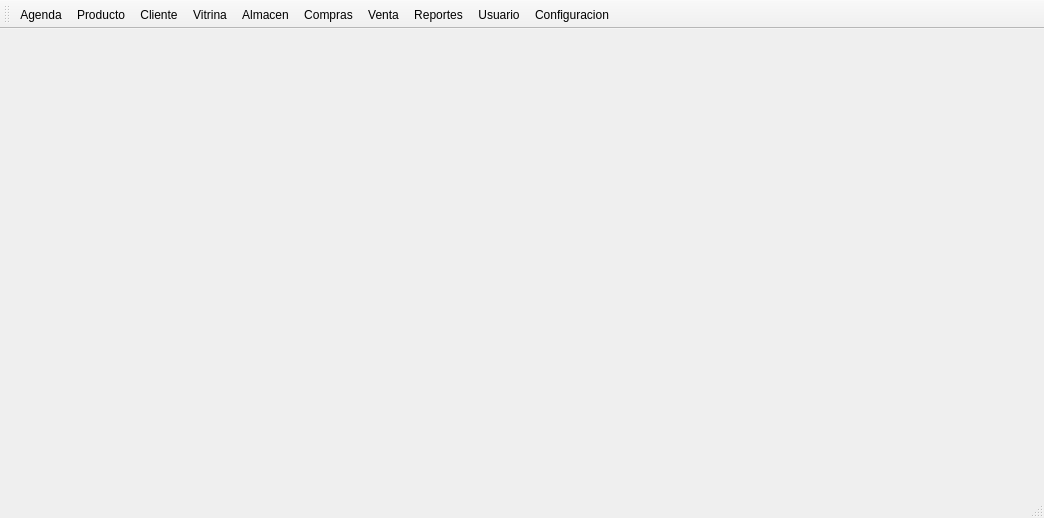
<?xml version="1.0" encoding="UTF-8"?>
<ui version="4.0">
 <class>MainWindow</class>
 <widget class="QMainWindow" name="MainWindow">
  <property name="geometry">
   <rect>
    <x>0</x>
    <y>0</y>
    <width>1044</width>
    <height>518</height>
   </rect>
  </property>
  <property name="mouseTracking">
   <bool>false</bool>
  </property>
  <property name="windowTitle">
   <string>Optical Manager</string>
  </property>
  <property name="windowIcon">
   <iconset resource="Icons/Icons.qrc">
    <normaloff>:/Icons/internet-news-reader.png</normaloff>:/Icons/internet-news-reader.png</iconset>
  </property>
  <widget class="QWidget" name="centralWidget"/>
  <widget class="QMenuBar" name="menuBar">
   <property name="geometry">
    <rect>
     <x>0</x>
     <y>0</y>
     <width>1044</width>
     <height>25</height>
    </rect>
   </property>
  </widget>
  <widget class="QToolBar" name="mainToolBar">
   <property name="iconSize">
    <size>
     <width>40</width>
     <height>40</height>
    </size>
   </property>
   <property name="toolButtonStyle">
    <enum>Qt::ToolButtonTextBesideIcon</enum>
   </property>
   <attribute name="toolBarArea">
    <enum>TopToolBarArea</enum>
   </attribute>
   <attribute name="toolBarBreak">
    <bool>false</bool>
   </attribute>
   <addaction name="actionAgenda"/>
   <addaction name="actionProducto"/>
   <addaction name="actionCliente"/>
   <addaction name="actionVitrina"/>
   <addaction name="actionAlmacen"/>
   <addaction name="actionCompras"/>
   <addaction name="actionVentas"/>
   <addaction name="actionReportes"/>
   <addaction name="actionUsuario"/>
   <addaction name="actionConfiguracion"/>
  </widget>
  <widget class="QStatusBar" name="statusBar"/>
  <action name="actionProducto">
   <property name="checked">
    <bool>false</bool>
   </property>
   <property name="enabled">
    <bool>true</bool>
   </property>
   <property name="icon">
    <iconset resource="Icons/Icons.qrc">
     <normaloff>:/Icons/file-roller.png</normaloff>:/Icons/file-roller.png</iconset>
   </property>
   <property name="text">
    <string>Producto</string>
   </property>
   <property name="shortcut">
    <string>Ctrl+Alt+P</string>
   </property>
  </action>
  <action name="actionUsuario">
   <property name="icon">
    <iconset resource="Icons/Icons.qrc">
     <normaloff>:/Icons/users.png</normaloff>:/Icons/users.png</iconset>
   </property>
   <property name="text">
    <string>Usuario</string>
   </property>
   <property name="shortcut">
    <string>Ctrl+Alt+U</string>
   </property>
  </action>
  <action name="actionCliente">
   <property name="icon">
    <iconset resource="Icons/Icons.qrc">
     <normaloff>:/Icons/clients.png</normaloff>:/Icons/clients.png</iconset>
   </property>
   <property name="text">
    <string>Cliente</string>
   </property>
   <property name="shortcut">
    <string>Ctrl+Alt+C</string>
   </property>
  </action>
  <action name="actionVitrina">
   <property name="icon">
    <iconset resource="Icons/Icons.qrc">
     <normaloff>:/Icons/inventory-maintenance.png</normaloff>:/Icons/inventory-maintenance.png</iconset>
   </property>
   <property name="text">
    <string>Vitrina</string>
   </property>
   <property name="shortcut">
    <string>Ctrl+Alt+V</string>
   </property>
  </action>
  <action name="actionAlmacen">
   <property name="icon">
    <iconset resource="Icons/Icons.qrc">
     <normaloff>:/Icons/1354339097_localbusiness-y.png</normaloff>:/Icons/1354339097_localbusiness-y.png</iconset>
   </property>
   <property name="text">
    <string>Almacen</string>
   </property>
   <property name="shortcut">
    <string>Ctrl+Alt+A</string>
   </property>
  </action>
  <action name="actionCompras">
   <property name="icon">
    <iconset resource="Icons/Icons.qrc">
     <normaloff>:/Icons/shopping-cart_basic_blue.png</normaloff>:/Icons/shopping-cart_basic_blue.png</iconset>
   </property>
   <property name="text">
    <string>Compras</string>
   </property>
   <property name="shortcut">
    <string>Ctrl+Alt+O</string>
   </property>
  </action>
  <action name="actionReportes">
   <property name="icon">
    <iconset resource="Icons/Icons.qrc">
     <normaloff>:/Icons/abiword.png</normaloff>:/Icons/abiword.png</iconset>
   </property>
   <property name="text">
    <string>Reportes</string>
   </property>
   <property name="shortcut">
    <string>Ctrl+Alt+R</string>
   </property>
  </action>
  <action name="actionVentas">
   <property name="icon">
    <iconset resource="Icons/Icons.qrc">
     <normaloff>:/Icons/ticket.png</normaloff>:/Icons/ticket.png</iconset>
   </property>
   <property name="text">
    <string>Ventas</string>
   </property>
   <property name="iconText">
    <string>Venta</string>
   </property>
   <property name="shortcut">
    <string>Ctrl+Alt+N</string>
   </property>
  </action>
  <action name="actionConfiguracion">
   <property name="icon">
    <iconset resource="Icons/Icons.qrc">
     <normaloff>:/Icons/1349716392_monotone_wrench_settings.png</normaloff>:/Icons/1349716392_monotone_wrench_settings.png</iconset>
   </property>
   <property name="text">
    <string>Configuracion</string>
   </property>
   <property name="shortcut">
    <string>Ctrl+Alt+F</string>
   </property>
  </action>
  <action name="actionAgenda">
   <property name="icon">
    <iconset resource="Icons/Icons.qrc">
     <normaloff>:/Icons/1354339085_ebooks.png</normaloff>:/Icons/1354339085_ebooks.png</iconset>
   </property>
   <property name="text">
    <string>Agenda</string>
   </property>
   <property name="shortcut">
    <string>Ctrl+Alt+G</string>
   </property>
  </action>
 </widget>
 <layoutdefault spacing="6" margin="11"/>
 <resources>
  <include location="Icons/Icons.qrc"/>
 </resources>
 <connections/>
</ui>
